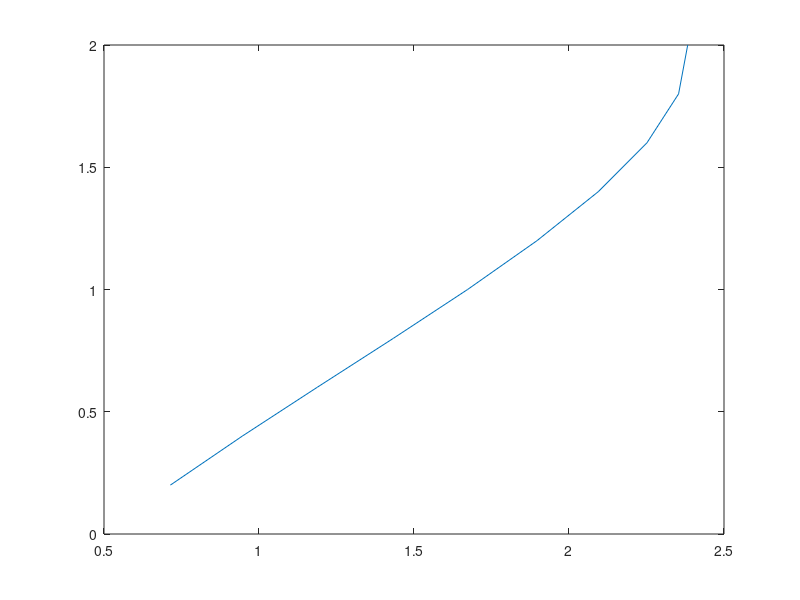

Reproduce this figure in MATLAB.

h=0.2;
step_size=2/h;
t=0;y=0.5;
output=zeros(step_size,1);
for i=1:step_size
    
    k1=h*(y-(t^2)+1);
    k2=h*((y+k1/2)-(t+(h/2))^2 +1);
    k3=h*((y+k2/2)-(t+(h/2))^2 +1);
    k4=h*((y+k3)-(t+h)+1);
    
ynew = y+((k1+k2+k3+k4)/6);
output(i,1)=ynew;
display('Value at iteration');
i
display(ynew);
y=ynew;
t=t+h;
end
h=0.2;
for i=1:10
    hh(i,1)=h;
    h=h+0.2;
end
plot(output,hh);